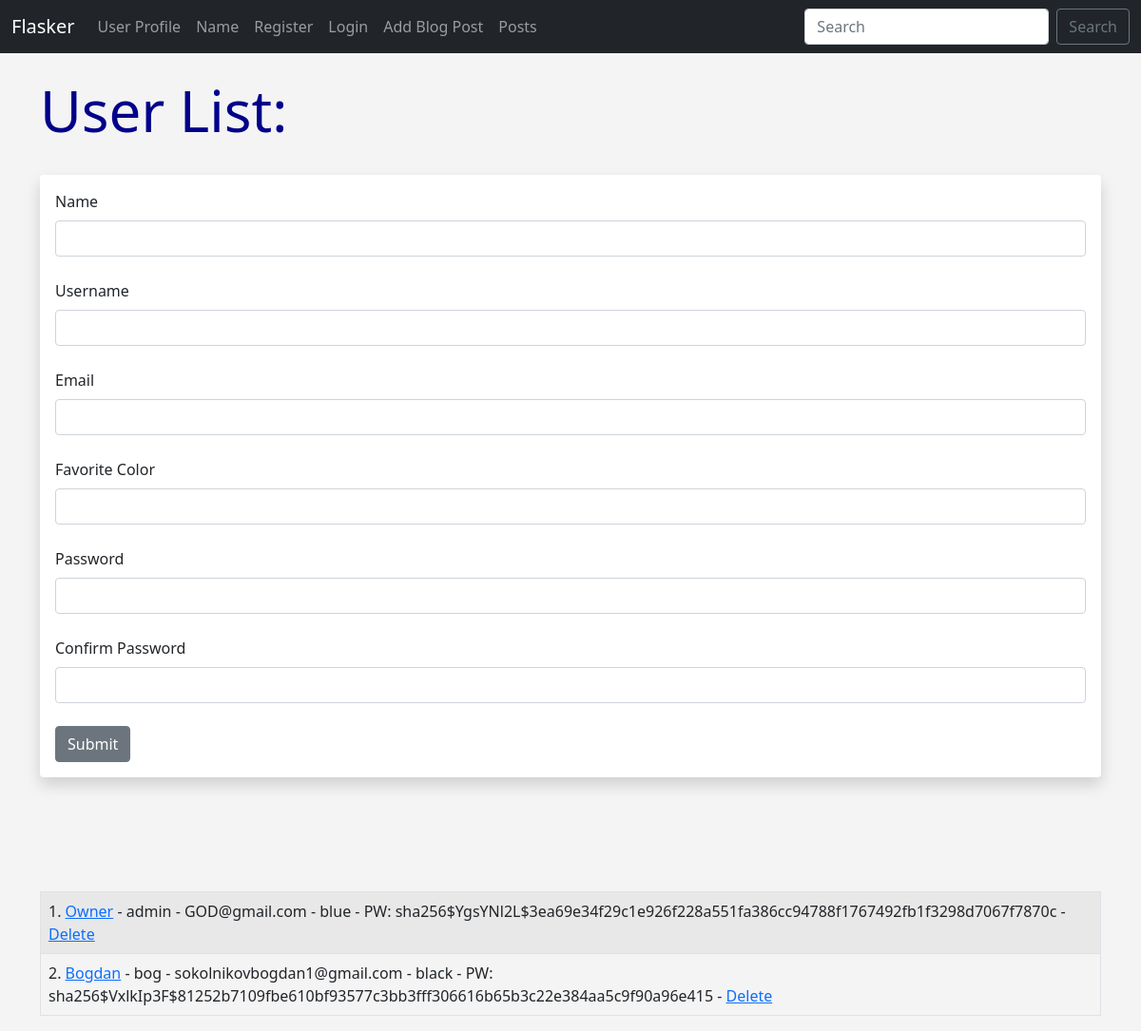
The page /user/add on the database as committed earlier.
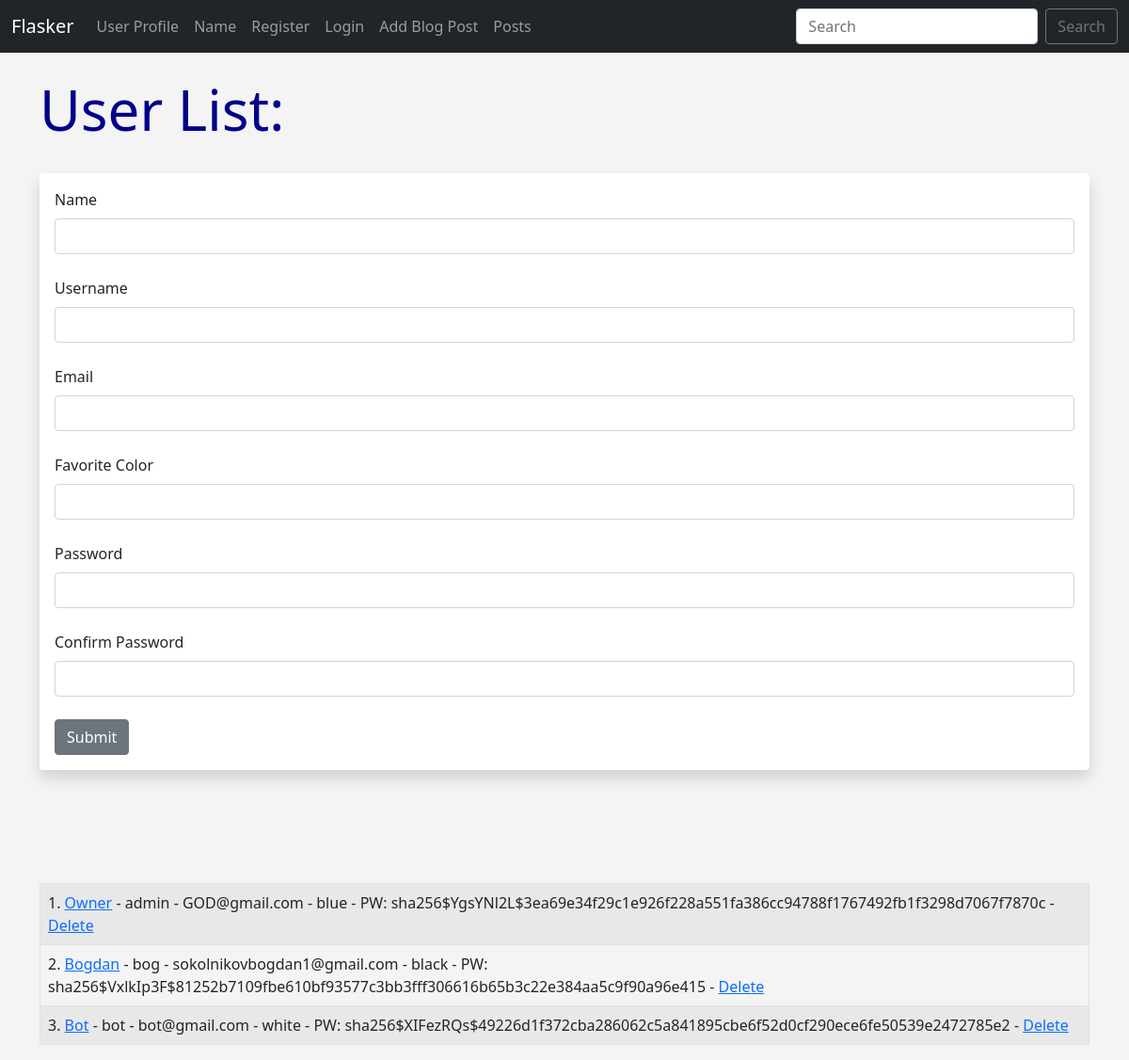
The same page on the database as committed later.
### app.py (models this page shows, shortened)
class Users(db.Model, UserMixin):
	id = db.Column(db.Integer, primary_key=True)
	username = db.Column(db.String(20), nullable=False, unique=True)
	name = db.Column(db.String(200), nullable=False)
	email = db.Column(db.String(120), nullable=False, unique=True)
	favorite_color = db.Column(db.String(120))
	about_author = db.Column(db.Text(500), nullable=True)
	date_added = db.Column(db.DateTime, default=datetime.utcnow)
	profile_pic = db.Column(db.String(), nullable=True)
	password_hash = db.Column(db.String(128))
	posts = db.relationship('Posts', backref='poster')
	@property
	def password(self):
		raise AttributeError('password is not a readable attribute!')

### app.py (the view, shortened to what this page needs)
@app.route('/user/add', methods=['GET', 'POST'])
def add_user():
	name = None
	form = UserForm()
	our_users = Users.query.order_by(Users.date_added)
	return render_template("add_user.html",
		form=form,
		name=name,
		our_users=our_users)

### webforms.py
class UserForm(FlaskForm):
	name = StringField("Name", validators=[DataRequired()])
	username = StringField("Username", validators=[DataRequired()])
	email = StringField("Email", validators=[DataRequired()])
	favorite_color = StringField("Favorite Color")
	about_author = TextAreaField("About Author")
	password_hash = PasswordField('Password', validators=[DataRequired(), EqualTo('password_hash2', message='Passwords Must Match!')])
	password_hash2 = PasswordField('Confirm Password', validators=[DataRequired()])
	profile_pic = FileField("Profile Pic")
	submit = SubmitField("Submit")

class SearchForm(FlaskForm):
	searched = StringField("Searched", validators=[DataRequired()])
	submit = SubmitField("Submit")

### app.py (called while the page is built)
@app.context_processor
def base():
	form = SearchForm()
	return dict(form=form)

### templates/add_user.html (shortened to what this page needs)
{% extends 'base.html' %}
{% block content %}
{% if name %}
	<h1>User Added!</h1>
	<br/><br/>
<table class="table table-hover table-bordered table-striped">
{% for our_user in our_users %}
	<tr>
	<td>{{ our_user.id }}. <a href="{{ url_for('update', id=our_user.id)}}">{{ our_user.name }}</a> - {{ our_user.email }} - {{ our_user.favorite_color }} -
		<a href="{{ url_for('delete', id=our_user.id)}}">Delete</a></td>
	</tr>
{% endfor %}
</table>
{% else %}
	<h1>User List:</h1>
	<br/>
<div class="shadow p-3 mb-5 bg-body rounded">
	<form method="POST">
		{{ form.name.label(class="form-label") }}
		{{ form.name(class="form-control") }}
		<br/>
		{{ form.username.label(class="form-label") }}
		{{ form.username(class="form-control") }}
		<br/>
		{{ form.email.label(class="form-label") }}
		{{ form.email(class="form-control") }}
		<br/>
		{{ form.favorite_color.label(class="form-label") }}
		{{ form.favorite_color(class="form-control") }}
		<br/>
		{{ form.password_hash.label(class="form-label") }}
		{{ form.password_hash(class="form-control") }}
		<br/>
		{{ form.password_hash2.label(class="form-label") }}
		{{ form.password_hash2(class="form-control") }}
		<br/>
		{{ form.submit(class="btn btn-secondary") }}
	</form>
</div>
<br/><br/><br/>
<table class="table table-hover table-bordered table-striped">
{% for our_user in our_users %}
	<tr>
	<td>{{ our_user.id }}. <a href="{{ url_for('update', id=our_user.id)}}">{{ our_user.name }}</a> - {{our_user.username }} - {{ our_user.email }} - {{ our_user.favorite_color }} -
	PW: {{ our_user.password_hash }} -
	<a href="{{ url_for('delete', id=our_user.id)}}">Delete</a></td>
	</tr>
{% endfor %}
</table>
{% endif %}
{% endblock %}

Rows that differ between the two databases and show on the page:
added Users: id "3", name "Bot", username "bot", email "bot@gmail.com", favorite_color "white", password_hash "sha256$XIFezRQs$49226d1f372cba286062c5a841895cbe6f52d0cf290ece6fe50539e2472785e2"
